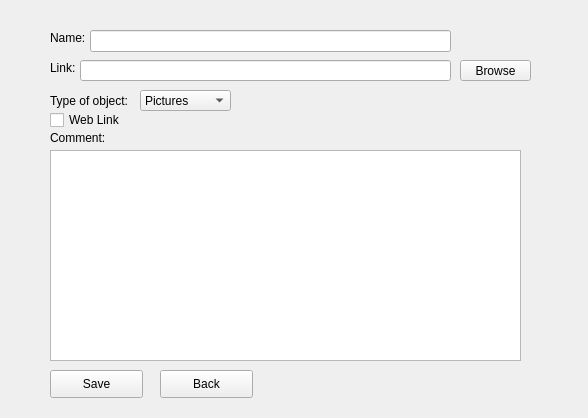
<?xml version="1.0" encoding="UTF-8"?>
<ui version="4.0">
 <class>AddLinkWindow</class>
 <widget class="QWidget" name="AddLinkWindow">
  <property name="geometry">
   <rect>
    <x>0</x>
    <y>0</y>
    <width>588</width>
    <height>418</height>
   </rect>
  </property>
  <property name="windowTitle">
   <string>Form</string>
  </property>
  <widget class="QComboBox" name="inpType">
   <property name="geometry">
    <rect>
     <x>140</x>
     <y>90</y>
     <width>91</width>
     <height>21</height>
    </rect>
   </property>
   <item>
    <property name="text">
     <string>Pictures</string>
    </property>
   </item>
   <item>
    <property name="text">
     <string>Book</string>
    </property>
   </item>
   <item>
    <property name="text">
     <string>Document</string>
    </property>
   </item>
   <item>
    <property name="text">
     <string>Audio</string>
    </property>
   </item>
   <item>
    <property name="text">
     <string>Video</string>
    </property>
   </item>
   <item>
    <property name="text">
     <string>Project</string>
    </property>
   </item>
   <item>
    <property name="text">
     <string>Website</string>
    </property>
   </item>
  </widget>
  <widget class="QLabel" name="lblType">
   <property name="geometry">
    <rect>
     <x>50</x>
     <y>90</y>
     <width>101</width>
     <height>21</height>
    </rect>
   </property>
   <property name="text">
    <string>Type of object:</string>
   </property>
  </widget>
  <widget class="QCheckBox" name="btnWebCheck">
   <property name="geometry">
    <rect>
     <x>50</x>
     <y>110</y>
     <width>83</width>
     <height>20</height>
    </rect>
   </property>
   <property name="text">
    <string>Web Link</string>
   </property>
  </widget>
  <widget class="QLineEdit" name="inpLink">
   <property name="geometry">
    <rect>
     <x>80</x>
     <y>60</y>
     <width>371</width>
     <height>21</height>
    </rect>
   </property>
  </widget>
  <widget class="QLabel" name="lblLink">
   <property name="geometry">
    <rect>
     <x>50</x>
     <y>60</y>
     <width>56</width>
     <height>16</height>
    </rect>
   </property>
   <property name="text">
    <string>Link:</string>
   </property>
  </widget>
  <widget class="QPushButton" name="btnBrowseFile">
   <property name="geometry">
    <rect>
     <x>460</x>
     <y>60</y>
     <width>71</width>
     <height>21</height>
    </rect>
   </property>
   <property name="text">
    <string>Browse</string>
   </property>
  </widget>
  <widget class="QLabel" name="lblComment">
   <property name="geometry">
    <rect>
     <x>50</x>
     <y>130</y>
     <width>71</width>
     <height>16</height>
    </rect>
   </property>
   <property name="text">
    <string>Comment:</string>
   </property>
  </widget>
  <widget class="QTextEdit" name="inpComment">
   <property name="geometry">
    <rect>
     <x>50</x>
     <y>150</y>
     <width>471</width>
     <height>211</height>
    </rect>
   </property>
  </widget>
  <widget class="QPushButton" name="btnSave">
   <property name="geometry">
    <rect>
     <x>50</x>
     <y>370</y>
     <width>93</width>
     <height>28</height>
    </rect>
   </property>
   <property name="text">
    <string>Save</string>
   </property>
  </widget>
  <widget class="QPushButton" name="btnBack">
   <property name="geometry">
    <rect>
     <x>160</x>
     <y>370</y>
     <width>93</width>
     <height>28</height>
    </rect>
   </property>
   <property name="text">
    <string>Back</string>
   </property>
  </widget>
  <widget class="QLabel" name="lblName">
   <property name="geometry">
    <rect>
     <x>50</x>
     <y>30</y>
     <width>56</width>
     <height>16</height>
    </rect>
   </property>
   <property name="text">
    <string>Name:</string>
   </property>
  </widget>
  <widget class="QLineEdit" name="inpName">
   <property name="geometry">
    <rect>
     <x>90</x>
     <y>30</y>
     <width>361</width>
     <height>22</height>
    </rect>
   </property>
  </widget>
 </widget>
 <resources/>
 <connections/>
</ui>
